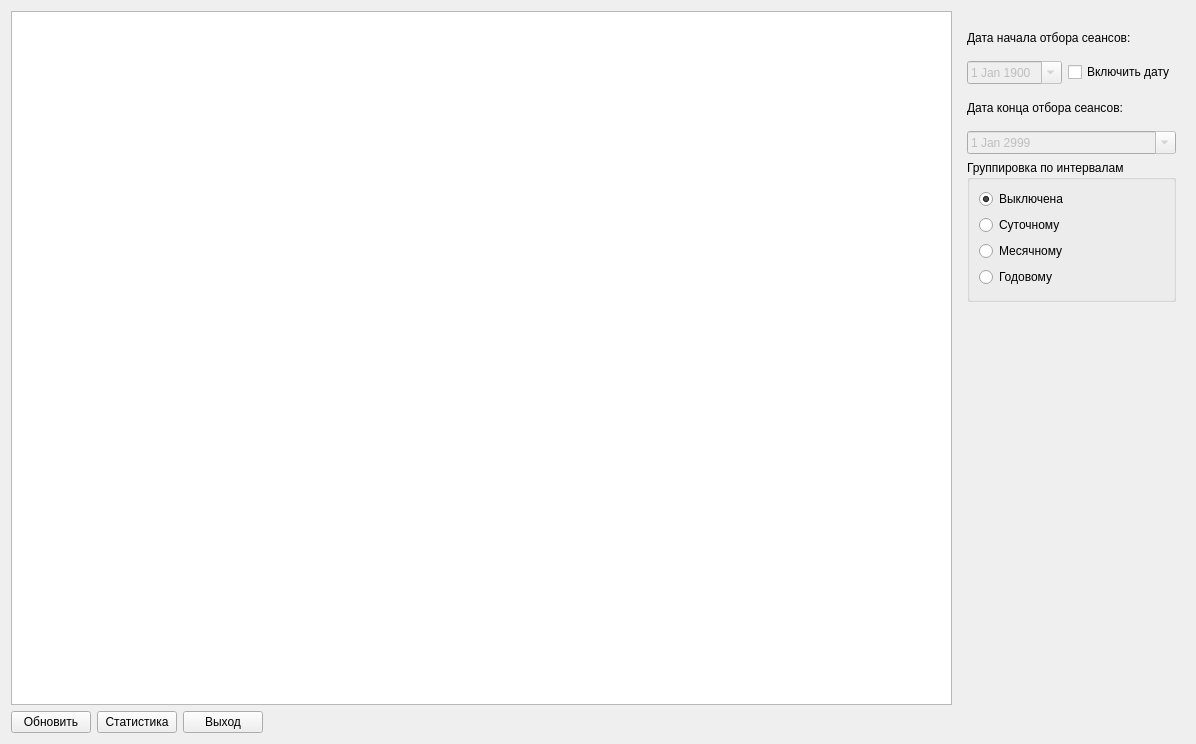
<?xml version="1.0" encoding="UTF-8"?>
<ui version="4.0">
 <class>FSeansPpsi</class>
 <widget class="QWidget" name="FSeansPpsi">
  <property name="windowModality">
   <enum>Qt::ApplicationModal</enum>
  </property>
  <property name="geometry">
   <rect>
    <x>0</x>
    <y>0</y>
    <width>1196</width>
    <height>744</height>
   </rect>
  </property>
  <property name="windowTitle">
   <string>Первичная оценка сеансов ППСИ</string>
  </property>
  <property name="windowIcon">
   <iconset resource="res.qrc">
    <normaloff>:/res/1/table.png</normaloff>:/res/1/table.png</iconset>
  </property>
  <layout class="QGridLayout" name="gridLayout_2">
   <item row="0" column="0">
    <widget class="QTableView" name="tableView"/>
   </item>
   <item row="0" column="1">
    <layout class="QVBoxLayout" name="verticalLayout_2">
     <item>
      <widget class="QFrame" name="frame">
       <property name="minimumSize">
        <size>
         <width>215</width>
         <height>300</height>
        </size>
       </property>
       <property name="maximumSize">
        <size>
         <width>270</width>
         <height>300</height>
        </size>
       </property>
       <property name="frameShape">
        <enum>QFrame::NoFrame</enum>
       </property>
       <property name="frameShadow">
        <enum>QFrame::Raised</enum>
       </property>
       <layout class="QGridLayout" name="gridLayout">
        <item row="0" column="0">
         <widget class="QLabel" name="label">
          <property name="text">
           <string>Дата начала отбора сеансов:</string>
          </property>
         </widget>
        </item>
        <item row="1" column="0">
         <layout class="QHBoxLayout" name="horizontalLayout_2">
          <item>
           <widget class="QDateEdit" name="de_ns">
            <property name="enabled">
             <bool>false</bool>
            </property>
            <property name="calendarPopup">
             <bool>true</bool>
            </property>
            <property name="date">
             <date>
              <year>1900</year>
              <month>1</month>
              <day>1</day>
             </date>
            </property>
           </widget>
          </item>
          <item>
           <widget class="QCheckBox" name="cb_ns">
            <property name="text">
             <string>Включить дату</string>
            </property>
            <property name="checked">
             <bool>false</bool>
            </property>
           </widget>
          </item>
         </layout>
        </item>
        <item row="2" column="0">
         <widget class="QLabel" name="label_2">
          <property name="text">
           <string>Дата конца отбора сеансов:</string>
          </property>
         </widget>
        </item>
        <item row="3" column="0">
         <widget class="QDateEdit" name="de_ks">
          <property name="enabled">
           <bool>false</bool>
          </property>
          <property name="calendarPopup">
           <bool>true</bool>
          </property>
          <property name="date">
           <date>
            <year>2999</year>
            <month>1</month>
            <day>1</day>
           </date>
          </property>
         </widget>
        </item>
        <item row="4" column="0">
         <widget class="QGroupBox" name="grBox">
          <property name="minimumSize">
           <size>
            <width>102</width>
            <height>142</height>
           </size>
          </property>
          <property name="title">
           <string>Группировка по интервалам</string>
          </property>
          <layout class="QVBoxLayout" name="verticalLayout">
           <item>
            <widget class="QRadioButton" name="rbNo">
             <property name="text">
              <string>Выключена</string>
             </property>
             <property name="checked">
              <bool>true</bool>
             </property>
            </widget>
           </item>
           <item>
            <widget class="QRadioButton" name="rbSut">
             <property name="text">
              <string>Суточному</string>
             </property>
            </widget>
           </item>
           <item>
            <widget class="QRadioButton" name="rbMes">
             <property name="text">
              <string>Месячному</string>
             </property>
            </widget>
           </item>
           <item>
            <widget class="QRadioButton" name="rbGod">
             <property name="text">
              <string>Годовому</string>
             </property>
            </widget>
           </item>
          </layout>
         </widget>
        </item>
       </layout>
      </widget>
     </item>
     <item>
      <spacer name="verticalSpacer">
       <property name="orientation">
        <enum>Qt::Vertical</enum>
       </property>
       <property name="sizeHint" stdset="0">
        <size>
         <width>20</width>
         <height>40</height>
        </size>
       </property>
      </spacer>
     </item>
    </layout>
   </item>
   <item row="1" column="0">
    <layout class="QHBoxLayout" name="horizontalLayout">
     <item>
      <widget class="QPushButton" name="btnRefresh">
       <property name="text">
        <string>Обновить</string>
       </property>
       <property name="icon">
        <iconset resource="res.qrc">
         <normaloff>:/res/Sync.png</normaloff>:/res/Sync.png</iconset>
       </property>
       <property name="iconSize">
        <size>
         <width>32</width>
         <height>32</height>
        </size>
       </property>
      </widget>
     </item>
     <item>
      <widget class="QPushButton" name="btnStat">
       <property name="text">
        <string>Статистика</string>
       </property>
       <property name="icon">
        <iconset resource="res.qrc">
         <normaloff>:/res/Stock graph.png</normaloff>:/res/Stock graph.png</iconset>
       </property>
       <property name="iconSize">
        <size>
         <width>32</width>
         <height>32</height>
        </size>
       </property>
      </widget>
     </item>
     <item>
      <widget class="QPushButton" name="btnExit">
       <property name="text">
        <string>Выход</string>
       </property>
       <property name="icon">
        <iconset resource="res.qrc">
         <normaloff>:/res/Exit.png</normaloff>:/res/Exit.png</iconset>
       </property>
       <property name="iconSize">
        <size>
         <width>32</width>
         <height>32</height>
        </size>
       </property>
      </widget>
     </item>
     <item>
      <spacer name="horizontalSpacer">
       <property name="orientation">
        <enum>Qt::Horizontal</enum>
       </property>
       <property name="sizeHint" stdset="0">
        <size>
         <width>40</width>
         <height>20</height>
        </size>
       </property>
      </spacer>
     </item>
    </layout>
   </item>
  </layout>
 </widget>
 <resources>
  <include location="res.qrc"/>
 </resources>
 <connections/>
</ui>
